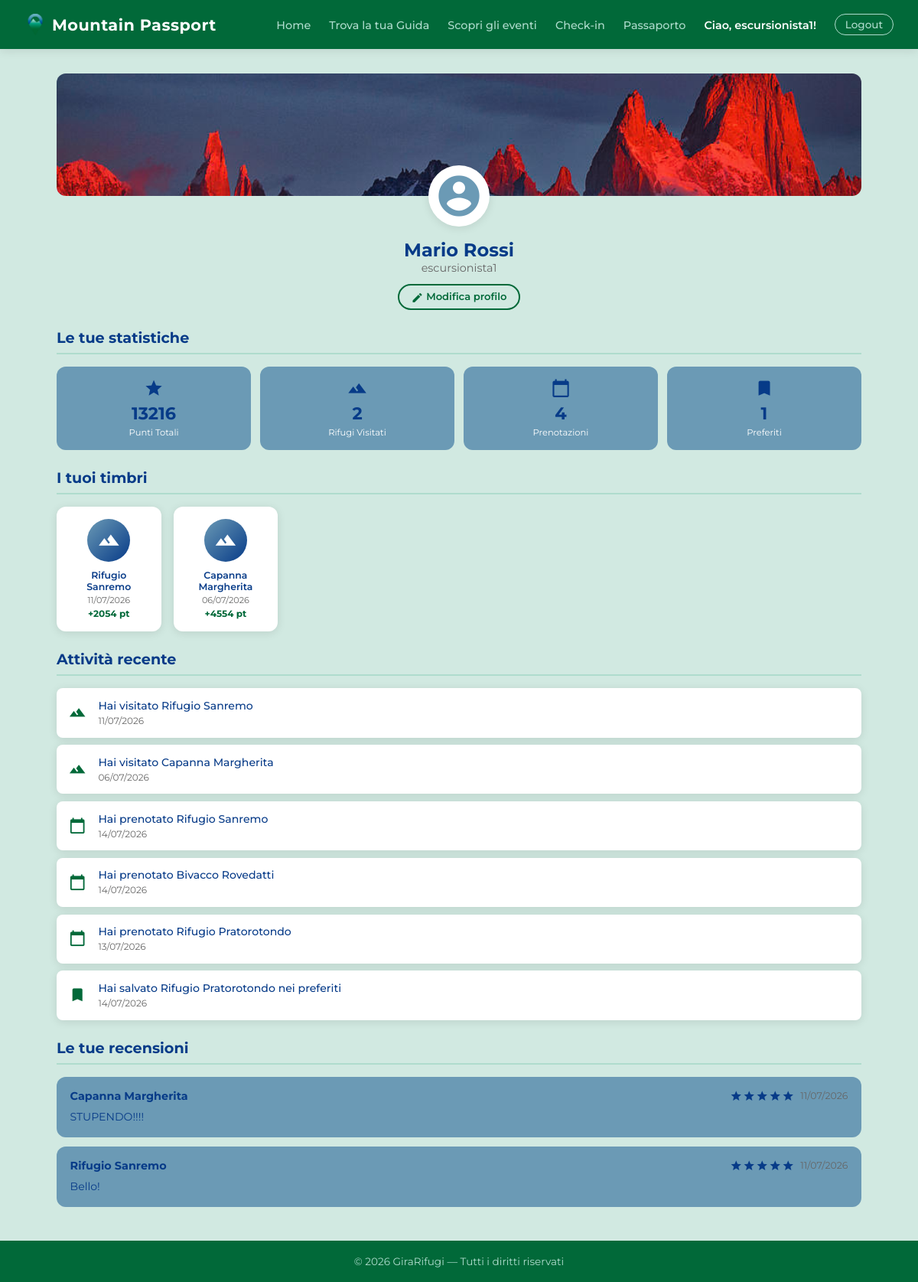
Screenshot of /passaporto/ (signed in) with the database file from the repository.
### rifugi/models.py (models this page shows, shortened)
class Visita(models.Model):
    escursionista = models.ForeignKey (
        User,
        on_delete=models.CASCADE,
        related_name='visite'
    )
    rifugio = models.ForeignKey (
        Rifugio,
        on_delete=models.CASCADE,
        related_name='visite'
    )
    data_visita = models.DateTimeField(auto_now_add=True)
    class Meta:
        verbose_name_plural = "Visite"
        unique_together = ('escursionista', 'rifugio')

class Rifugio(models.Model):
    nome = models.CharField(max_length=200)
    localita = models.CharField(max_length=200)
    altitudine = models.IntegerField()
    latitudine = models.FloatField()
    longitudine = models.FloatField()
    regione = models.CharField(max_length=100)
    mensile = models.BooleanField(default=False)
    TIPO_CHOICES = [
        ('RIFUGIO', 'Rifugio'),
        ('BIVACCO', 'Bivacco'),
        ('CAPANNA', 'Capanna'),
    ]
    tipo = models.CharField(max_length=20, choices=TIPO_CHOICES, default='RIFUGIO')
    descrizione = models.TextField(blank=True)
    posti_letto = models.IntegerField(default=0)
    posti_disponibili = models.IntegerField(default=0)
    immagine = models.ImageField(upload_to='rifugi/', blank=True, null=True)
    qr_uuid = models.UUIDField(default=uuid.uuid4, unique=True, editable=False)
    STATO_CHOICES = [
        ('in_attesa', 'In attesa'),
        ('approvato', 'Approvato'),
    ]
    stato = models.CharField(max_length=20, choices=STATO_CHOICES, default='in_attesa')
    gestore = models.ForeignKey(
        User,
        on_delete=models.SET_NULL,
        null=True,
        blank=True,
        related_name='rifugi'
    )
    class Meta:
        verbose_name_plural = "Rifugi"

class Prenotazione(models.Model):
    escursionista = models.ForeignKey(
        User,
        on_delete=models.CASCADE,
        related_name='prenotazioni'
    )
    rifugio = models.ForeignKey(
        Rifugio,
        on_delete=models.CASCADE,
        related_name='prenotazioni'
    )
    data_arrivo = models.DateField()
    data_partenza = models.DateField()
    num_ospiti = models.IntegerField(default=1)
    STATO_CHOICES = [
        ('in_attesa', 'In attesa'),
        ('approvata', 'Approvata'),
        ('rifiutata', 'Rifiutata'),
    ]
    stato = models.CharField(max_length=20, choices=STATO_CHOICES, default='in_attesa')
    posti_restituiti = models.BooleanField(default=False)
    class Meta:
        verbose_name_plural = "Prenotazioni"

class Recensione(models.Model):
    escursionista = models.ForeignKey(
        User,
        on_delete=models.CASCADE,
        related_name='recensioni'
    )
    rifugio = models.ForeignKey(
        Rifugio,
        on_delete=models.CASCADE,
        related_name='recensioni'
    )
    testo = models.TextField()
    voto = models.IntegerField(
        validators=[MinValueValidator(1), MaxValueValidator(5)]
    )
    data = models.DateTimeField(auto_now_add=True)
    class Meta:
        verbose_name_plural = "Recensioni"

### rifugi/views.py (the view)
        def wrapper(request, *args, **kwargs):
            if not request.user.is_authenticated:
                return redirect_to_login(request.get_full_path())
            if not request.user.groups.filter(name=nome_gruppo).exists() and not request.user.is_superuser:
                return render(request, '403.html', status=403)
            return view_func(request, *args, **kwargs)

### rifugi/views.py (called while the page is built)
def gruppo_richiesto(nome_gruppo):
    def decorator(view_func):
        def wrapper(request, *args, **kwargs):
            if not request.user.is_authenticated:
                return redirect_to_login(request.get_full_path())
            if not request.user.groups.filter(name=nome_gruppo).exists() and not request.user.is_superuser:
                return render(request, '403.html', status=403)
            return view_func(request, *args, **kwargs)
        return wrapper
    return decorator

def punti_rifugio(rifugio):
    return rifugio.altitudine * 2 if rifugio.mensile else rifugio.altitudine

### templates/rifugi/passaporto.html (shortened to what this page needs)
{% extends 'base.html' %}
{% load static %}
{% block content %}
<div class="profilo-hero">
    <div class="profilo-copertina"></div>
    <div class="profilo-avatar">
        <span class="material-icons">account_circle</span>
    </div>
</div>
<div class="profilo-info">
    <h1>{{ user.first_name }} {{ user.last_name }}</h1>
    <p>{{ user.username }}</p>
    <a href="{% url 'modifica_profilo' %}" class="btn btn-outline btn-sm" style="margin-top:0.75rem;">
        <span class="material-icons" style="font-size:1rem; vertical-align:middle;">edit</span>
        Modifica profilo
    </a>
</div>
<h2 class="section-title">Le tue statistiche</h2>
<div class="profilo-stats">
    <div class="profilo-stat-card">
        <span class="material-icons">star</span>
        <span class="profilo-stat-value">{{ punti_totali }}</span>
        <span class="profilo-stat-label">Punti Totali</span>
    </div>
    <div class="profilo-stat-card">
        <span class="material-icons">terrain</span>
        <span class="profilo-stat-value">{{ num_visite }}</span>
        <span class="profilo-stat-label">Rifugi Visitati</span>
    </div>
    <div class="profilo-stat-card">
        <span class="material-icons">calendar_today</span>
        <span class="profilo-stat-value">{{ num_prenotazioni }}</span>
        <span class="profilo-stat-label">Prenotazioni</span>
    </div>
    <div class="profilo-stat-card">
        <span class="material-icons">bookmark</span>
        <span class="profilo-stat-value">{{ num_preferiti }}</span>
        <span class="profilo-stat-label">Preferiti</span>
    </div>
</div>
<h2 class="section-title">I tuoi timbri</h2>
{% if visite %}
<div class="timbri-grid">
    {% for visita in visite %}
    <a href="{% url 'rifugio' visita.rifugio.pk %}" class="timbro-card">
        <div class="timbro-icon">
            <span class="material-icons">landscape</span>
        </div>
        <p class="timbro-nome">{{ visita.rifugio.nome }}</p>
        <p class="timbro-data">{{ visita.data_visita|date:"d/m/Y" }}</p>
        <p class="timbro-punti">+{{ visita.rifugio.altitudine }} pt</p>
    </a>
    {% endfor %}
</div>
{% else %}
<div class="empty-state">
    <span class="material-icons">explore</span>
    <p>Non hai ancora visitato nessun rifugio.</p>
    <a href="{% url 'home' %}" class="btn btn-primary">Esplora i rifugi</a>
</div>
{% endif %}
<h2 class="section-title">Attività recente</h2>
{% if attivita %}
<div class="attivita-list">
    {% for a in attivita %}
    <div class="attivita-item">
        <span class="material-icons attivita-icon">{{ a.icona }}</span>
        <div class="attivita-testo">
            <p>{{ a.testo }}</p>
            <span>{{ a.data|date:"d/m/Y" }}</span>
        </div>
    </div>
    {% endfor %}
</div>
{% else %}
<div class="empty-state">
    <span class="material-icons">history</span>
    <p>Nessuna attività recente.</p>
</div>
{% endif %}
<h2 class="section-title">Le tue recensioni</h2>
{% if recensioni %}
    {% for r in recensioni %}
    <div class="recensione-card">
        <div class="recensione-header">
            <strong>{{ r.rifugio.nome }}</strong>
            <span class="recensione-voto">
                {% for i in "12345" %}
                    {% if forloop.counter <= r.voto %}
                        <span class="material-icons star-on">star</span>
                    {% else %}
                        <span class="material-icons star-off">star</span>
                    {% endif %}
                {% endfor %}
            </span>
            <span class="recensione-data">{{ r.data|date:"d/m/Y" }}</span>
        </div>
        <p>{{ r.testo }}</p>
    </div>
    {% endfor %}
{% else %}
<div class="empty-state">
    <span class="material-icons">rate_review</span>
    <p>Non hai ancora scritto nessuna recensione.</p>
</div>
{% endif %}
{% endblock %}

### templates/base.html (shortened to what this page needs)
{% load static %}
<!DOCTYPE html>
<html lang="it">
<head>
    <link rel="stylesheet" href="{% static 'css/base.css' %}">
    <link rel="stylesheet" href="{% static 'css/home.css' %}">
    <link rel="stylesheet" href="{% static 'css/eventi.css' %}">
    <link rel="stylesheet" href="{% static 'css/detail.css' %}">
    <link rel="stylesheet" href="{% static 'css/form.css' %}">
    <link rel="stylesheet" href="{% static 'css/pages.css' %}">
</head>
<body>
<nav class="navbar">
    <a href="/" class="navbar-brand" style="display:flex; align-items:center; gap:0.5rem;">
        <img src="{% static 'logo.png' %}" alt="Mountain Passport" style="width:28px; height:28px;">
        Mountain Passport
    </a>
    <ul class="navbar-nav">
        <li><a href="{% url 'home' %}">Home</a></li>
        <li><a href="{% url 'guide' %}">Trova la tua Guida</a></li>
        <li><a href="{% url 'eventi' %}">Scopri gli eventi</a></li>
        {% if user.is_authenticated %}
            {% if user.groups.all.0.name == 'Escursionista' %}
                <li><a href="{% url 'checkin' %}">Check-in</a></li>
                <li><a href="{% url 'passaporto' %}">Passaporto</a></li>
            {% elif user.groups.all.0.name == 'GestoreRifugio' %}
                <li><a href="{% url 'dashboard_gestore' %}">Dashboard</a></li>
            {% elif user.groups.all.0.name == 'GuidaAlpina' %}
                <li><a href="{% url 'dashboard_guida' %}">Dashboard</a></li>
            {% elif user.groups.all.0.name == 'Admin' or user.is_superuser %}
                <li><a href="{% url 'pannello_admin' %}">Pannello Admin</a></li>
            {% endif %}
            <li><span class="navbar-user">Ciao, {{ user.username }}!</span></li>
            <li>
                <form method="post" action="/accounts/logout/" style="display:inline">
                    <button type="submit" class="btn-logout">Logout</button>
                </form>
            </li>
        {% else %}
            <li><a href="/accounts/login/">Login</a></li>
            <li><a href="{% url 'register' %}">Registrati</a></li>
        {% endif %}
    </ul>
</nav>
<main>
    {% block content %}{% endblock %}
</main>
<footer>
    <p>&copy; 2026 GiraRifugi — Tutti i diritti riservati</p>
</footer>
</body>
</html>

### static/css/base.css (style rules this page uses)
:root { --green-dark: #016939; --green: #4B9978; --green-light: #AFDCCD; --green-bg: #D1E9E1; --blue-dark: #073B88; --blue: #2F629A; --blue-light: #6B9AB5; --gray: #666666; --gray-light: #E0E0E0; --gray-bg: #F5F5F5; --white: #FFFFFF; --shadow: 0 2px 12px rgba(0,0,0,0.10); --radius: 12px; --radius-sm: 8px; }
*, *::before, *::after { box-sizing: border-box; margin: 0; padding: 0; }
body { font-family: 'Montserrat', sans-serif; background-color: var(--green-bg); color: var(--blue-dark); min-height: 100vh; display: flex; flex-direction: column; }
a { color: var(--blue); text-decoration: none; }
.navbar { background-color: var(--green-dark); padding: 0 2rem; display: flex; align-items: center; justify-content: space-between; height: 64px; box-shadow: var(--shadow); position: sticky; top: 0; z-index: 100; }
.navbar-brand { font-size: 1.3rem; font-weight: 700; color: var(--white) !important; letter-spacing: 0.5px; text-decoration: none; }
.navbar-nav { display: flex; align-items: center; gap: 1.5rem; list-style: none; }
.navbar-nav a { color: var(--green-light); font-size: 0.9rem; font-weight: 500; transition: color 0.2s; }
.navbar-user { color: var(--white); font-size: 0.9rem; font-weight: 600; }
.btn-logout { background: transparent; border: 1px solid var(--green-light); color: var(--green-light); padding: 0.3rem 0.8rem; border-radius: 20px; cursor: pointer; font-family: 'Montserrat', sans-serif; font-size: 0.85rem; font-weight: 500; transition: all 0.2s; }
main { flex: 1; max-width: 1100px; margin: 0 auto; padding: 2rem 1.5rem; width: 100%; }
.btn { display: inline-block; padding: 0.65rem 1.5rem; border-radius: 24px; font-weight: 600; font-size: 0.9rem; cursor: pointer; transition: all 0.2s; border: none; font-family: 'Montserrat', sans-serif; text-decoration: none; }
.btn-outline { background-color: transparent; color: var(--green-dark); border: 2px solid var(--green-dark); }
.btn-sm { padding: 0.4rem 1rem; font-size: 0.82rem; }
footer { background-color: var(--green-dark); color: var(--green-light); text-align: center; padding: 1.2rem; font-size: 0.85rem; margin-top: auto; }

### static/css/detail.css (style rules this page uses)
.recensione-card { background: var(--blue-light); border-radius: var(--radius); padding: 1rem 1.1rem; margin-bottom: 0.75rem; }
.recensione-header { display: flex; align-items: center; gap: 0.5rem; margin-bottom: 0.5rem; flex-wrap: wrap; }
.recensione-header .material-icons { font-size: 1.4rem; color: var(--blue-dark); }
.recensione-header strong { color: var(--blue-dark); font-size: 0.9rem; }
.recensione-voto { display: flex; gap: 1px; margin-left: auto; }
.star-on { font-size: 1rem !important; color: #f5a623; }
.star-off { font-size: 1rem !important; color: var(--gray-light); }
.recensione-data { font-size: 0.78rem; color: var(--gray); }
.recensione-card p { font-size: 0.88rem; color: var(--blue-dark); line-height: 1.5; }

### rows the page displays
Visita: rifugio.nome "Rifugio Sanremo", data_visita "11/07/2026", rifugio.altitudine "2054", data "11/07/2026"
Visita: rifugio.nome "Capanna Margherita", data_visita "06/07/2026", rifugio.altitudine "4554", data "06/07/2026"
Prenotazione: data "14/07/2026"
Prenotazione: data "14/07/2026"
Prenotazione: data "13/07/2026"
Recensione: rifugio.nome "Capanna Margherita", data "11/07/2026", testo "STUPENDO!!!!"
Recensione: rifugio.nome "Rifugio Sanremo", data "11/07/2026", testo "Bello!"

### other values shown
{{ user.username }} "escursionista1"
{{ user.first_name }} "Mario"
{{ user.last_name }} "Rossi"
{{ punti_totali }} "13216"
{{ num_visite }} "2"
{{ num_prenotazioni }} "4"
{{ num_preferiti }} "1"
{{ a.testo }} "Hai visitato Rifugio Sanremo" "Hai visitato Capanna Margherita" "Hai prenotato Rifugio Sanremo" "Hai prenotato Bivacco Rovedatti" "Hai prenotato Rifugio Pratorotondo" "Hai salvato Rifugio Pratorotondo nei preferiti"
{{ a.data|date:"d/m/Y" }} "14/07/2026"
